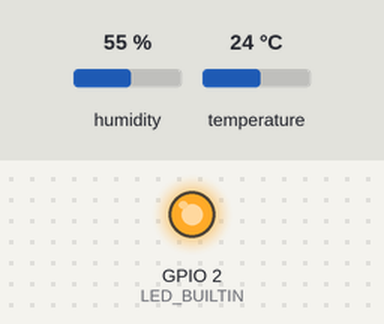
Simulated run of this sketch. Board: ESP32. Shown: output pins drawn as LEDs (lit = HIGH). The test bench sets the inputs (shaded band); at power-on: humidity 55 %, temperature 24 °C. WiFi joins after 1.5 s; servers stay silent unless stated; uploads are accepted with an empty reply; what the sketch prints to the serial monitor is not drawn.

Above: at 1.93 s.
At 18.8 s:
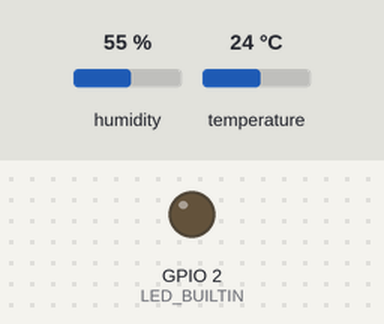
Timing chart, 0 to 30.7 s (numbered marks = the images above):
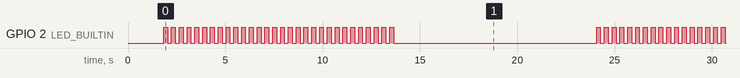

The sketch:

tripledata.ino
```cpp
#define BLYNK_TEMPLATE_ID ""
#define BLYNK_TEMPLATE_NAME "Auto lock online"
#define BLYNK_AUTH_TOKEN ""

#include <WiFi.h>
#include <HTTPClient.h>
#include <ArduinoJson.h>
#include <BlynkSimpleEsp32.h>
#include "DHT.h"

// --- WiFi Credentials ---
const char* ssid = "";
const char* password = "";

// --- Google Sheets Web App URL ---
const char* scriptURL = "";

// --- Blynk Auth ---
char auth[] = BLYNK_AUTH_TOKEN;

// --- Virtual Pins ---
#define VPIN_VOLTAGE   V0
#define VPIN_CURRENT   V1
#define VPIN_SOC       V2
#define VPIN_TEMP      V3
#define VPIN_SOC_BLINK V4

// --- DHT Sensor ---
#define DHTPIN 4
#define DHTTYPE DHT11
DHT dht(DHTPIN, DHTTYPE);

// --- TCP Server Port ---
WiFiServer server(8080);

// --- Built-in LED ---
#define LED_BUILTIN 2

// --- Global Variables ---
float voltage = 0.0;
float current = 0.0;
float soc = 0.0;
float temperature = 0.0;

void setup() {
  Serial.begin(115200);
  pinMode(LED_BUILTIN, OUTPUT);
  dht.begin();

  WiFi.begin(ssid, password);
  Serial.print("Connecting to WiFi");
  while (WiFi.status() != WL_CONNECTED) {
    delay(500);
    Serial.print(".");
  }
  Serial.println("\n✅ WiFi Connected!");
  Serial.println(WiFi.localIP());

  server.begin();
  Serial.println("📡 Listening for TCP data...");

  Blynk.begin(auth, ssid, password);
}

void loop() {
  Blynk.run();
  handleTCPClient(); // Updates voltage/current/soc if data arrives

  // --- Read temperature from DHT ---
  temperature = dht.readTemperature();
  int retries = 0;
  while (isnan(temperature) && retries < 5) {
    delay(200);
    temperature = dht.readTemperature();
    retries++;
  }

  if (isnan(temperature)) {
    Serial.println("❌ DHT failed after retries, using -999.");
    temperature = -999;
  }

  // --- Send data to Blynk ---
  Blynk.virtualWrite(VPIN_VOLTAGE, voltage);
  Blynk.virtualWrite(VPIN_CURRENT, current);
  Blynk.virtualWrite(VPIN_SOC, soc);
  Blynk.virtualWrite(VPIN_TEMP, temperature);

  // --- Blinking LED if SOC < 21 ---
  if (soc < 21) {
    Serial.println("⚠️ SOC < 20%! Blinking LED");
    for (int i = 0; i < 30; i++) {
      digitalWrite(LED_BUILTIN, HIGH);
      Blynk.virtualWrite(VPIN_SOC_BLINK, 255);
      delay(200);
      digitalWrite(LED_BUILTIN, LOW);
      Blynk.virtualWrite(VPIN_SOC_BLINK, 0);
      delay(200);
    }
  } else {
    Blynk.virtualWrite(VPIN_SOC_BLINK, 0);
    digitalWrite(LED_BUILTIN, LOW);
  }

  // --- Send data to Google Sheets ---
  if (WiFi.status() == WL_CONNECTED) {
    HTTPClient http;
    http.begin(scriptURL);
    http.addHeader("Content-Type", "application/json");

    StaticJsonDocument<384> jsonDoc;
    jsonDoc["voltage"] = voltage;
    jsonDoc["current"] = current;
    jsonDoc["soc"] = soc;
    jsonDoc["temperature"] = temperature;

    String jsonStr;
    serializeJson(jsonDoc, jsonStr);
    Serial.println("📦 Sending to Google Sheets: " + jsonStr);

    int httpCode = http.POST(jsonStr);
    if (httpCode > 0) {
      Serial.print("📤 Sent to Sheets. Code: ");
      Serial.println(httpCode);
    } else {
      Serial.println("❌ Failed to send to Sheets.");
    }
    http.end();
  }

  delay(10000); // Send every 10 seconds
}

// --- TCP JSON Receiver ---
void handleTCPClient() {
  WiFiClient client = server.available();
  if (client) {
    Serial.println("🔌 Client Connected!");
    String buffer = "";

    while (client.connected()) {
      while (client.available()) {
        char c = client.read();
        if (c == '\n') {
          Serial.println("📥 Received JSON: " + buffer);
          parseJSONData(buffer);
          client.stop();
          Serial.println("✅ Client session complete");
          return;
        } else {
          buffer += c;
        }
      }
    }
  }
}

// --- JSON Parser ---
void parseJSONData(String jsonStr) {
  StaticJsonDocument<200> doc;
  DeserializationError err = deserializeJson(doc, jsonStr);
  if (err) {
    Serial.print("⚠️ JSON parse error: ");
    Serial.println(err.c_str());
    return;
  }

  if (doc.containsKey("voltage")) voltage = doc["voltage"];
  if (doc.containsKey("current")) current = doc["current"];
  if (doc.containsKey("soc")) soc = doc["soc"];

  Serial.printf("✔️ Parsed: Voltage=%.2f V, Current=%.2f A, SOC=%.2f %%\n", voltage, current, soc);
}
```

Measured:
- by itself, GPIO 2 (LED_BUILTIN): repeats every 22.2 s: HIGH 0.20 s, LOW 10.4 s, 29 × (HIGH 0.20 s, LOW 0.20 s)
- by itself, everything shown: repeats every 22.2 s, in 60 steps
